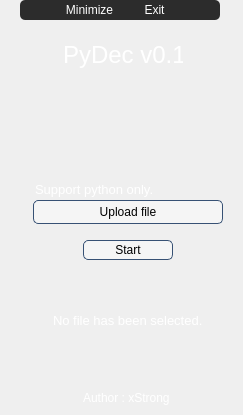
<?xml version="1.0" encoding="UTF-8"?>
<ui version="4.0">
 <class>MainWindow</class>
 <widget class="QMainWindow" name="MainWindow">
  <property name="geometry">
   <rect>
    <x>0</x>
    <y>0</y>
    <width>243</width>
    <height>415</height>
   </rect>
  </property>
  <property name="windowTitle">
   <string>MainWindow</string>
  </property>
  <property name="styleSheet">
   <string notr="true">border-image:none;
color:white;</string>
  </property>
  <widget class="QWidget" name="centralwidget">
   <widget class="QFrame" name="MainMenu">
    <property name="geometry">
     <rect>
      <x>3</x>
      <y>20</y>
      <width>238</width>
      <height>392</height>
     </rect>
    </property>
    <property name="autoFillBackground">
     <bool>false</bool>
    </property>
    <property name="styleSheet">
     <string notr="true">border-image:url(:background/back.jpeg);
border-radius:20px;</string>
    </property>
    <property name="frameShape">
     <enum>QFrame::Shape::StyledPanel</enum>
    </property>
    <property name="frameShadow">
     <enum>QFrame::Shadow::Raised</enum>
    </property>
    <widget class="QLabel" name="ToolTitle">
     <property name="geometry">
      <rect>
       <x>60</x>
       <y>10</y>
       <width>120</width>
       <height>50</height>
      </rect>
     </property>
     <property name="font">
      <font>
       <pointsize>18</pointsize>
      </font>
     </property>
     <property name="styleSheet">
      <string notr="true">border-image:none;</string>
     </property>
     <property name="text">
      <string>PyDec v0.1</string>
     </property>
    </widget>
    <widget class="QPushButton" name="uploadFIleBut">
     <property name="geometry">
      <rect>
       <x>30</x>
       <y>180</y>
       <width>190</width>
       <height>24</height>
      </rect>
     </property>
     <property name="styleSheet">
      <string notr="true">            QPushButton {
                color: black;
                background-color: #F5F5F5;
                border: 1px solid #375174;
                border-radius: 5px;
                border-image:none;
            }
            QPushButton:hover {
                background-color: #c4c4c4;
                border: 1px solid #F5F5F5;
                border-image:none;
            }
            QPushButton:pressed {
                background-color: #9c9c9c;
                border: 1px solid #F5F5F5;
                border-image:none;
            }
            QPushButton:disabled {
                background-color: #aaaaaa;
                color: #666666;
                border-image:none;
            }</string>
     </property>
     <property name="text">
      <string>Upload file</string>
     </property>
    </widget>
    <widget class="QLabel" name="text1">
     <property name="geometry">
      <rect>
       <x>32</x>
       <y>159</y>
       <width>120</width>
       <height>20</height>
      </rect>
     </property>
     <property name="font">
      <font>
       <pointsize>10</pointsize>
      </font>
     </property>
     <property name="styleSheet">
      <string notr="true">color: #fff;
border-image:none;</string>
     </property>
     <property name="text">
      <string>Support python only.</string>
     </property>
    </widget>
    <widget class="QLabel" name="label">
     <property name="geometry">
      <rect>
       <x>80</x>
       <y>370</y>
       <width>90</width>
       <height>16</height>
      </rect>
     </property>
     <property name="styleSheet">
      <string notr="true">border-image:none;</string>
     </property>
     <property name="text">
      <string>Author : xStrong</string>
     </property>
    </widget>
    <widget class="QPushButton" name="startBut">
     <property name="geometry">
      <rect>
       <x>80</x>
       <y>220</y>
       <width>90</width>
       <height>20</height>
      </rect>
     </property>
     <property name="styleSheet">
      <string notr="true">            QPushButton {
                color: black;
                background-color: #F5F5F5;
                border: 1px solid #375174;
                border-radius: 5px;
                border-image:none;
            }
            QPushButton:hover {
                background-color: #c4c4c4;
                border: 1px solid #F5F5F5;
                border-image:none;
            }
            QPushButton:pressed {
                background-color: #9c9c9c;
                border: 1px solid #F5F5F5;
                border-image:none;
            }
            QPushButton:disabled {
                background-color: #aaaaaa;
                color: #666666;
                border-image:none;
            }</string>
     </property>
     <property name="text">
      <string>Start</string>
     </property>
    </widget>
    <widget class="QLabel" name="fileName">
     <property name="geometry">
      <rect>
       <x>50</x>
       <y>290</y>
       <width>150</width>
       <height>20</height>
      </rect>
     </property>
     <property name="font">
      <font>
       <pointsize>10</pointsize>
      </font>
     </property>
     <property name="styleSheet">
      <string notr="true">color: #fff;
border-image:none;</string>
     </property>
     <property name="text">
      <string>No file has been selected.</string>
     </property>
    </widget>
   </widget>
   <widget class="QFrame" name="header">
    <property name="geometry">
     <rect>
      <x>20</x>
      <y>0</y>
      <width>200</width>
      <height>20</height>
     </rect>
    </property>
    <property name="styleSheet">
     <string notr="true">background-color:#2c2c2c;
border-radius:5px;</string>
    </property>
    <property name="frameShape">
     <enum>QFrame::Shape::StyledPanel</enum>
    </property>
    <property name="frameShadow">
     <enum>QFrame::Shadow::Raised</enum>
    </property>
    <widget class="QWidget" name="horizontalLayoutWidget">
     <property name="geometry">
      <rect>
       <x>40</x>
       <y>0</y>
       <width>124</width>
       <height>20</height>
      </rect>
     </property>
     <layout class="QHBoxLayout" name="horizontalLayout">
      <item>
       <widget class="QPushButton" name="minimizeBut">
        <property name="styleSheet">
         <string notr="true">            QPushButton {
                color: white;
                background-color: none;
                border: 0px solid #375174;
                border-radius: 5px;
                border-image:none;
            }
            QPushButton:hover {
				 color: gray;
                background-color: none;
                border: 0px solid #F5F5F5;
                border-image:none;
            }
            QPushButton:pressed {
                background-color: none;
                border: 0px solid #F5F5F5;
                border-image:none;
            }
            QPushButton:disabled {
                background-color: none;
                color: #666666;
                border-image:none;
            }</string>
        </property>
        <property name="text">
         <string>Minimize</string>
        </property>
        <property name="icon">
         <iconset resource="res.qrc">
          <normaloff>:/background/minimize.png</normaloff>:/background/minimize.png</iconset>
        </property>
        <property name="iconSize">
         <size>
          <width>20</width>
          <height>16</height>
         </size>
        </property>
       </widget>
      </item>
      <item>
       <widget class="QPushButton" name="exitBUt">
        <property name="styleSheet">
         <string notr="true">            QPushButton {
                color: white;
                background-color: none;
                border: 0px solid #375174;
                border-radius: 5px;
                border-image:none;
            }
            QPushButton:hover {
				 color: gray;
                background-color: none;
                border: 0px solid #F5F5F5;
                border-image:none;
            }
            QPushButton:pressed {
                background-color: none;
                border: 0px solid #F5F5F5;
                border-image:none;
            }
            QPushButton:disabled {
                background-color: none;
                color: #666666;
                border-image:none;
            }</string>
        </property>
        <property name="text">
         <string>Exit</string>
        </property>
        <property name="icon">
         <iconset resource="res.qrc">
          <normaloff>:/background/exit.png</normaloff>:/background/exit.png</iconset>
        </property>
        <property name="iconSize">
         <size>
          <width>20</width>
          <height>16</height>
         </size>
        </property>
       </widget>
      </item>
     </layout>
    </widget>
   </widget>
  </widget>
 </widget>
 <resources>
  <include location="res.qrc"/>
 </resources>
 <connections>
  <connection>
   <sender>exitBUt</sender>
   <signal>pressed()</signal>
   <receiver>MainWindow</receiver>
   <slot>close()</slot>
   <hints>
    <hint type="sourcelabel">
     <x>214</x>
     <y>14</y>
    </hint>
    <hint type="destinationlabel">
     <x>100</x>
     <y>-131</y>
    </hint>
   </hints>
  </connection>
  <connection>
   <sender>minimizeBut</sender>
   <signal>pressed()</signal>
   <receiver>MainWindow</receiver>
   <slot>showMinimized()</slot>
   <hints>
    <hint type="sourcelabel">
     <x>157</x>
     <y>8</y>
    </hint>
    <hint type="destinationlabel">
     <x>188</x>
     <y>-172</y>
    </hint>
   </hints>
  </connection>
 </connections>
</ui>
